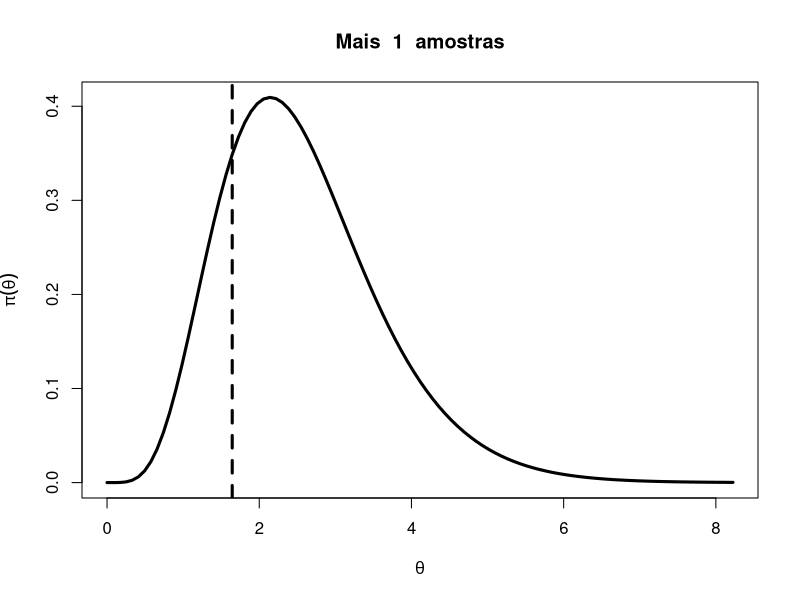
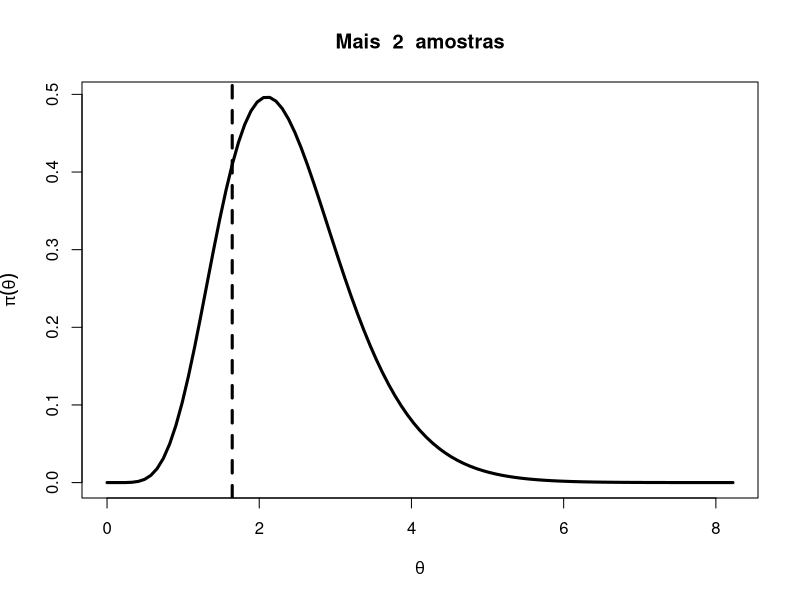
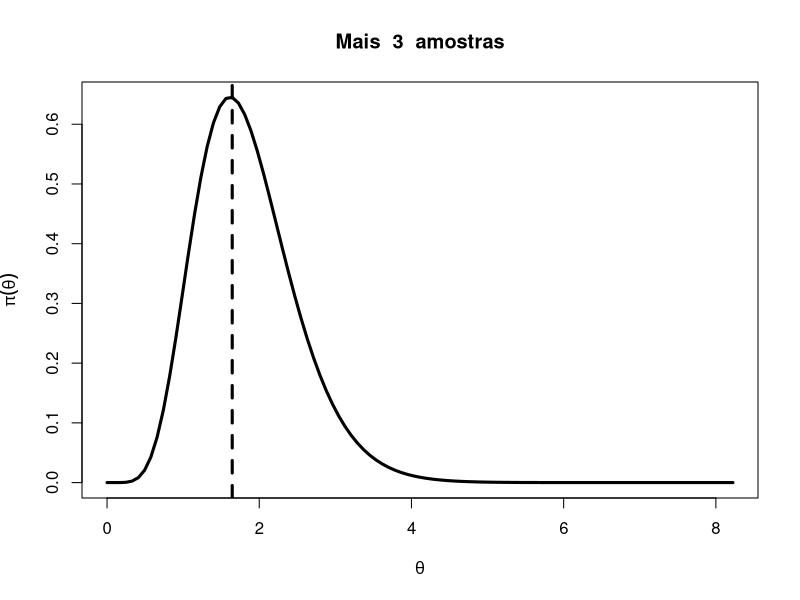
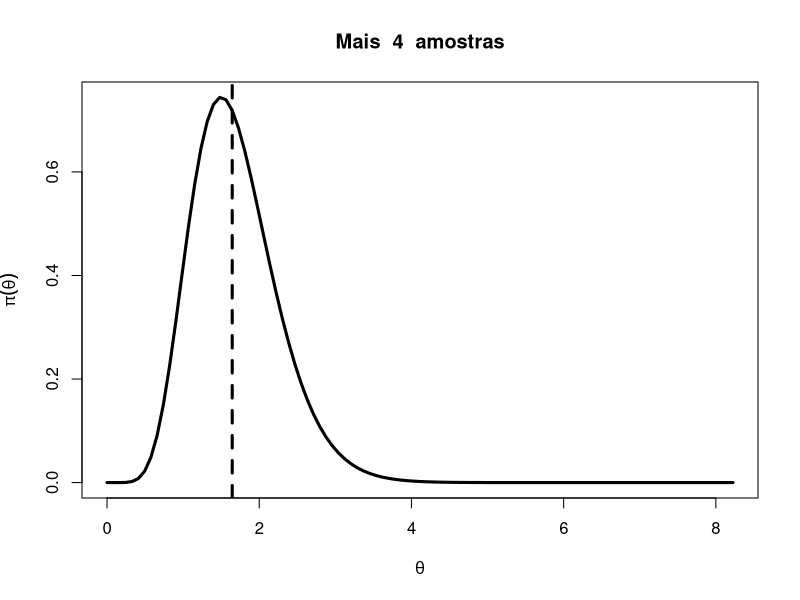
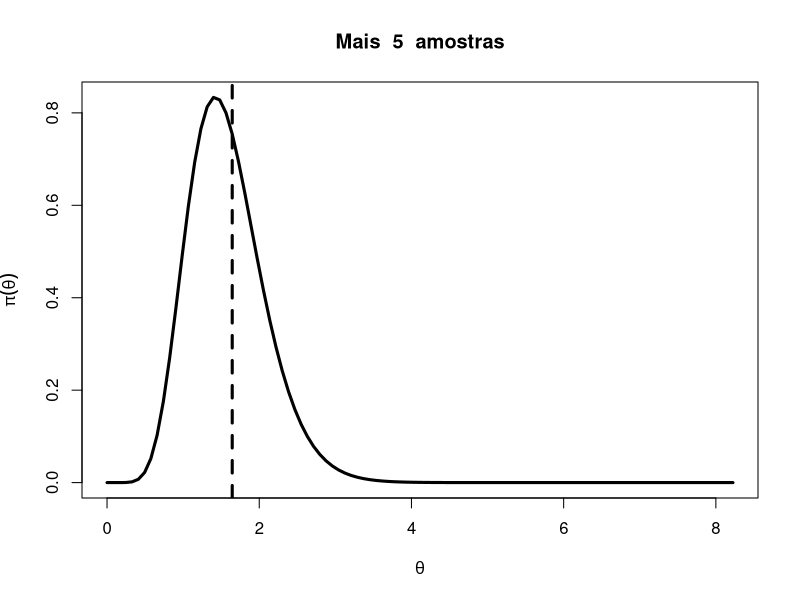
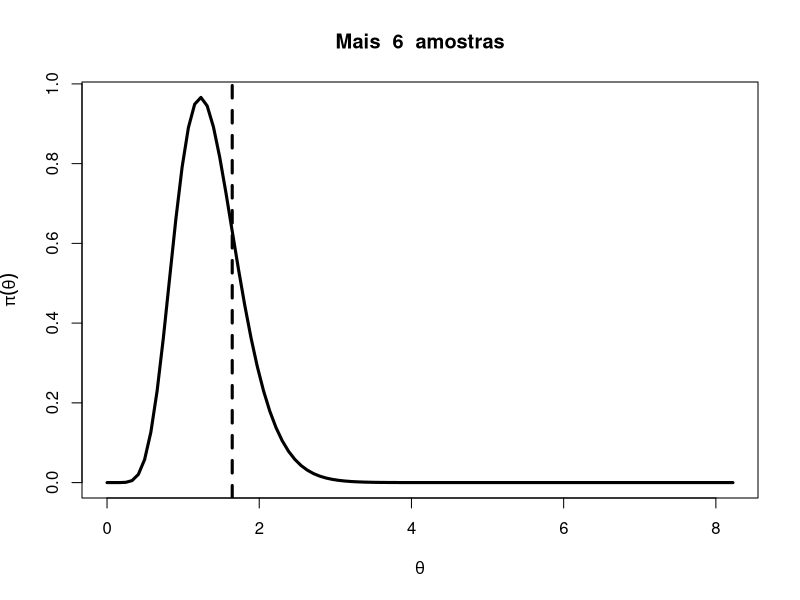
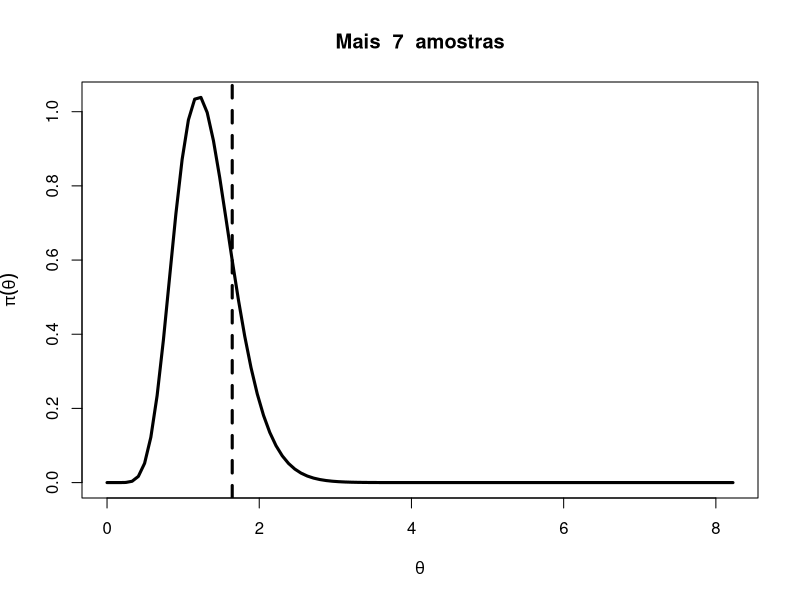
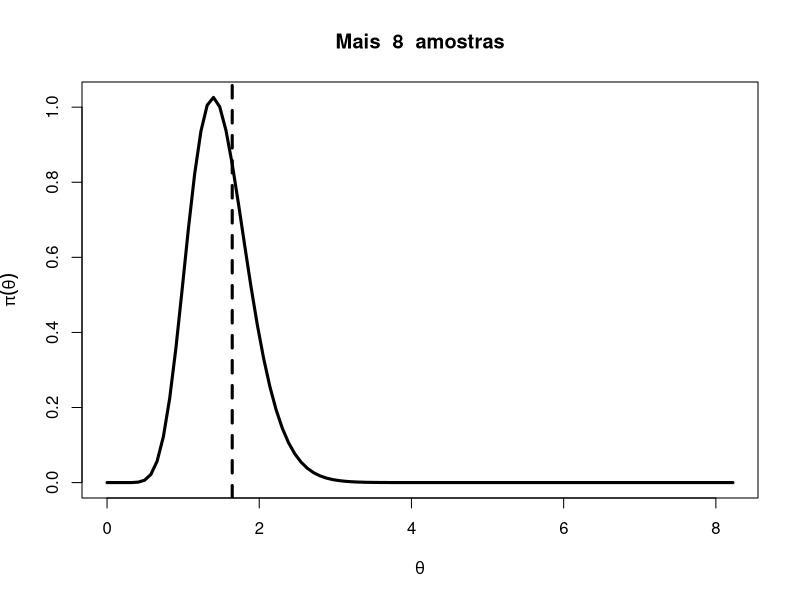

The R source for these figures, in order:
alpha0 <- 3
beta0  <- 1/3
theta.gen <- pi^2/6
nobs <- 1
X.data <- rpois(n = nobs, lambda = theta.gen)
S <- sum(X.data)
alphan <- alpha0 + S
betan <- beta0 + nobs

xm1 <- 0
xM1 <- 5*theta.gen 
iters <- 20
for(i in 1:iters){
  new.X <- rpois(n = 1, lambda = theta.gen)
  alphan <- alphan +  new.X
  betan <- betan + 1
  curve(dgamma(x, shape = alphan, rate = betan),
        xm1, xM1, lwd = 3,
        xlab = expression(theta),
        ylab = expression(pi(theta)),
        main = paste("Mais ", i, " amostras"))
  abline(v = theta.gen, lwd = 3, lty = 2)
}
